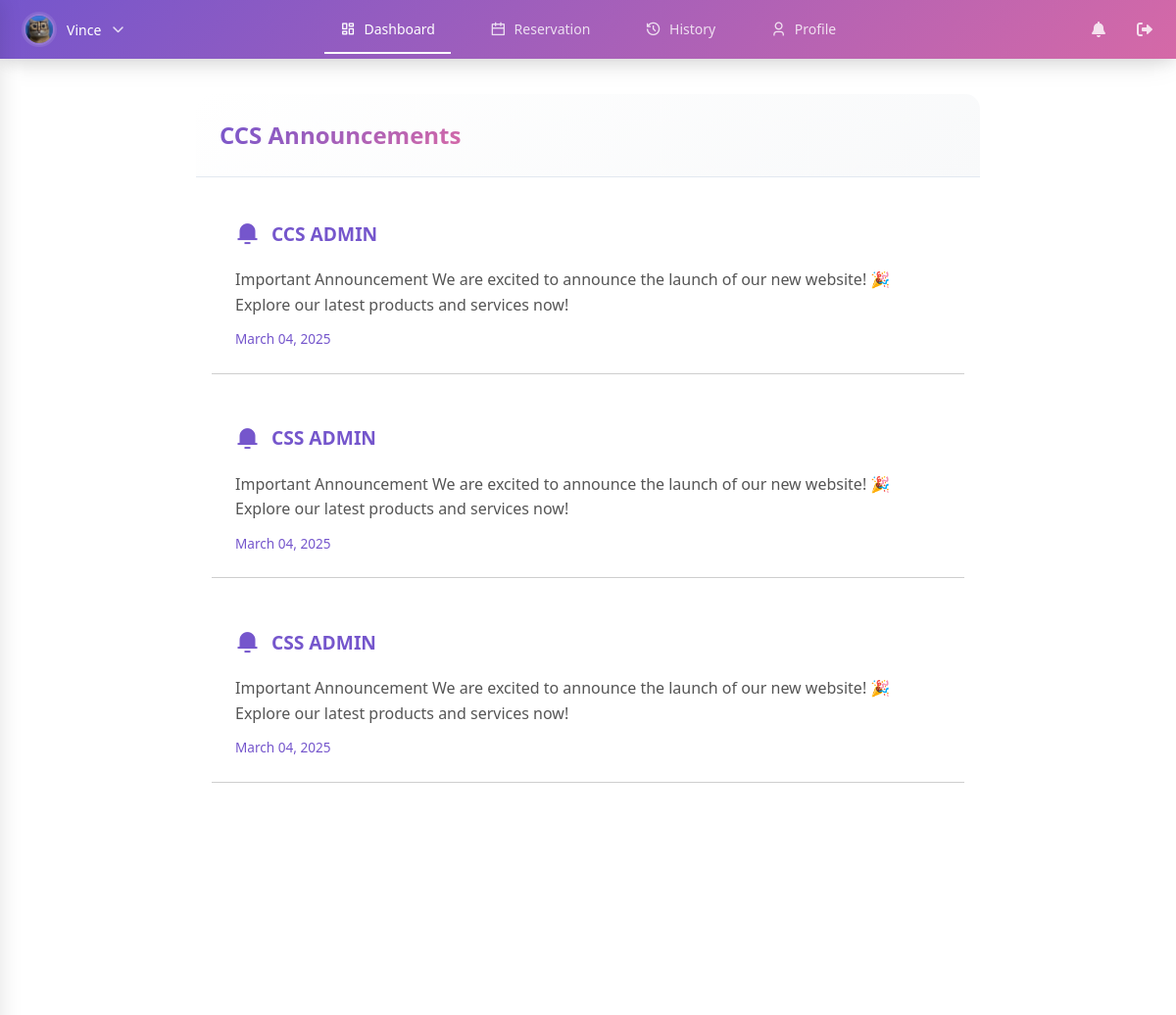
The app's page /view/dashboard.php (signed in, upper part), older data.
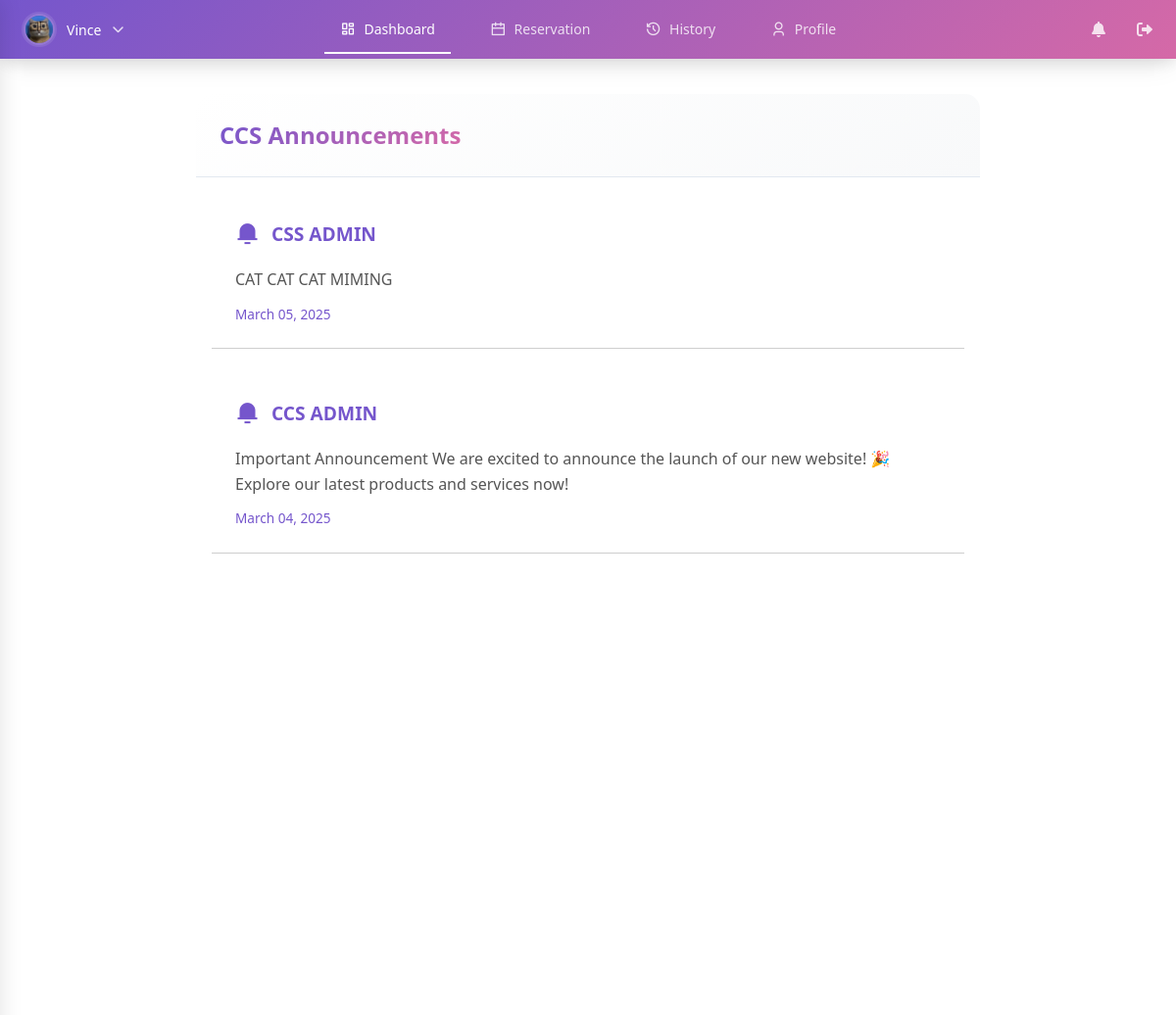
The same page, newer data.
### tables this page shows
CREATE TABLE `announcements` (
  `id` int(11) NOT NULL,
  `title` varchar(255) NOT NULL,
  `content` text NOT NULL,
  `created_at` timestamp NOT NULL DEFAULT current_timestamp(),
  `created_by` varchar(50) NOT NULL
);

### view/dashboard.php (the view, shortened to what this page needs)
<?php
require_once '../config/db_connect.php';
$announcements = [];
$query = "SELECT * FROM announcements ORDER BY created_at DESC";
$result = $conn->query($query);
if ($result) {
    while ($row = $result->fetch_assoc()) {
        $announcements[] = $row;
    }
}
?>
<!DOCTYPE html>
<html lang="en">
<head>
    <link rel="stylesheet" href="../assets/css/styles.css">
    <link rel="stylesheet" href="https://cdnjs.cloudflare.com/ajax/libs/font-awesome/6.0.0/css/all.min.css">
    <link rel="stylesheet" href="https://cdnjs.cloudflare.com/ajax/libs/remixicon/4.6.0/remixicon.css">
    <script src="https://unpkg.com/@tailwindcss/browser@4"></script>
</head>
<body>
    <div class="nav-container">
        <div class="nav-wrapper">
            <div class="nav-profile">
                <div class="profile-trigger" id="profile-trigger">
                    <img src="<?php echo isset($_SESSION['profile_image']) ? htmlspecialchars($_SESSION['profile_image']) : '../assets/images/logo/AVATAR.png'; ?>"
                         alt="Profile">
                    <span class="username"><?php echo htmlspecialchars($_SESSION['username']); ?></span>
                    <i class="fas fa-chevron-down"></i>
                </div>
            </div>
            <nav class="nav-links">
                <a href="dashboard.php" class="nav-link <?php echo basename($_SERVER['PHP_SELF']) === 'dashboard.php' ? 'active' : ''; ?>">
                    <i class="ri-dashboard-line"></i>
                    <span>Dashboard</span>
                </a>
                <a href="reservation.php" class="nav-link">
                    <i class="ri-calendar-line"></i>
                    <span>Reservation</span>
                </a>
                <a href="history.php" class="nav-link">
                    <i class="ri-history-line"></i>
                    <span>History</span>
                </a>
                <a href="profile.php" class="nav-link">
                    <i class="ri-user-3-line"></i>
                    <span>Profile</span>
                </a>
            </nav>
            <div class="nav-actions">
                <a href="#" class="action-link">
                    <i class="fas fa-bell"></i>
                </a>
                <a href="../auth/logout.php" class="action-link">
                    <i class="fas fa-sign-out-alt"></i>
                </a>
            </div>
        </div>
    </div>
    <div class="dashboard-grid" style="margin-top: 80px;">
        <div class="dashboard-column">
            <div class="profile-card">
                <div class="profile-header centered-header">
                    <h2>CCS Announcements</h2>
                </div>
                <div class="profile-content">
                    <div class="announcement-list">
                        <?php if (empty($announcements)): ?>
                            <div class="announcement-item">
                                <div class="announcement-title">
                                    <i class="ri-information-line"></i>
                                    <h3>No Announcements</h3>
                                </div>
                                <div class="announcement-details">
                                    <p>There are no announcements at this time.</p>
                                </div>
                            </div>
                        <?php else: ?>
                            <?php foreach ($announcements as $announcement): ?>
                                <div class="announcement-item">
                                    <div class="announcement-title">
                                        <i class="ri-notification-3-fill"></i>
                                        <h3><?php echo htmlspecialchars($announcement['title']); ?></h3>
                                    </div>
                                    <div class="announcement-details">
                                        <p><?php echo htmlspecialchars($announcement['content']); ?></p>
                                        <span class="timestamp"><?php echo date('F d, Y', strtotime($announcement['created_at'])); ?></span>
                                    </div>
                                </div>
                            <?php endforeach; ?>
                        <?php endif; ?>
                    </div>
                </div>
            </div>
        </div>
    </div>
</body>
</html>

Row changes from the older to the newer data that the page shows:
removed announcements: title "CSS ADMIN", content "Important Announcement We are excited to announce the launch of our new website! 🎉 Explore our latest products and services now!", created_at "March 04, 2025"
removed announcements: title "CSS ADMIN", content "Important Announcement We are excited to announce the launch of our new website! 🎉 Explore our latest products and services now!", created_at "March 04, 2025"
added announcements: title "CSS ADMIN", content "CAT CAT CAT MIMING", created_at "March 05, 2025"
